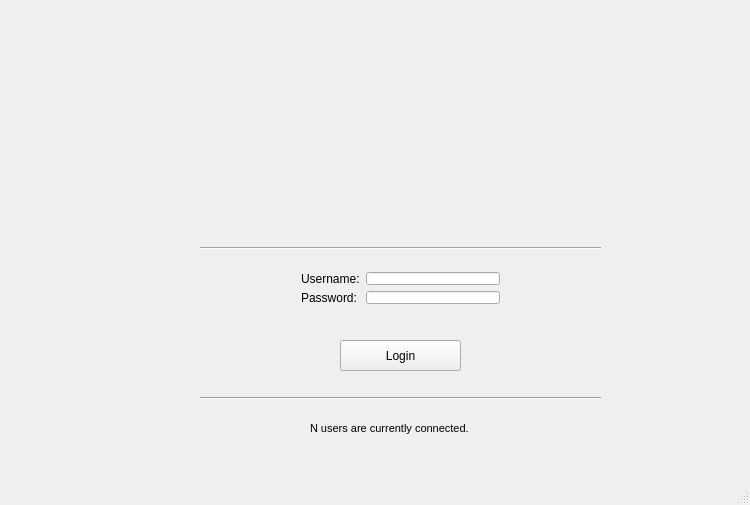
<?xml version="1.0" encoding="UTF-8"?>
<ui version="4.0">
 <class>MainWindow</class>
 <widget class="QMainWindow" name="MainWindow">
  <property name="geometry">
   <rect>
    <x>0</x>
    <y>0</y>
    <width>750</width>
    <height>505</height>
   </rect>
  </property>
  <property name="windowTitle">
   <string>MainWindow</string>
  </property>
  <widget class="QWidget" name="centralWidget">
   <widget class="QPushButton" name="loginbutton">
    <property name="geometry">
     <rect>
      <x>340</x>
      <y>340</y>
      <width>121</width>
      <height>31</height>
     </rect>
    </property>
    <property name="text">
     <string>Login</string>
    </property>
   </widget>
   <widget class="QLabel" name="logolabel">
    <property name="geometry">
     <rect>
      <x>166</x>
      <y>50</y>
      <width>431</width>
      <height>191</height>
     </rect>
    </property>
    <property name="text">
     <string/>
    </property>
    <property name="pixmap">
     <pixmap resource="imgresource.qrc">:/images/logo.png</pixmap>
    </property>
    <property name="scaledContents">
     <bool>true</bool>
    </property>
   </widget>
   <widget class="Line" name="line">
    <property name="geometry">
     <rect>
      <x>200</x>
      <y>240</y>
      <width>401</width>
      <height>16</height>
     </rect>
    </property>
    <property name="orientation">
     <enum>Qt::Horizontal</enum>
    </property>
   </widget>
   <widget class="Line" name="line_2">
    <property name="geometry">
     <rect>
      <x>200</x>
      <y>390</y>
      <width>401</width>
      <height>16</height>
     </rect>
    </property>
    <property name="orientation">
     <enum>Qt::Horizontal</enum>
    </property>
   </widget>
   <widget class="QLabel" name="label">
    <property name="geometry">
     <rect>
      <x>310</x>
      <y>420</y>
      <width>201</width>
      <height>16</height>
     </rect>
    </property>
    <property name="font">
     <font>
      <pointsize>8</pointsize>
     </font>
    </property>
    <property name="text">
     <string>N users are currently connected.</string>
    </property>
   </widget>
   <widget class="QWidget" name="">
    <property name="geometry">
     <rect>
      <x>290</x>
      <y>261</y>
      <width>221</width>
      <height>54</height>
     </rect>
    </property>
    <layout class="QGridLayout" name="gridLayout">
     <item row="0" column="0">
      <widget class="QLabel" name="usernamelabel">
       <property name="text">
        <string>Username:</string>
       </property>
      </widget>
     </item>
     <item row="0" column="1">
      <widget class="QLineEdit" name="usernameline"/>
     </item>
     <item row="1" column="0">
      <widget class="QLabel" name="passwordlabel">
       <property name="text">
        <string>Password:</string>
       </property>
      </widget>
     </item>
     <item row="1" column="1">
      <widget class="QLineEdit" name="passwordline"/>
     </item>
    </layout>
   </widget>
  </widget>
  <widget class="QStatusBar" name="statusBar"/>
 </widget>
 <layoutdefault spacing="6" margin="11"/>
 <resources>
  <include location="imgresource.qrc"/>
 </resources>
 <connections/>
</ui>
